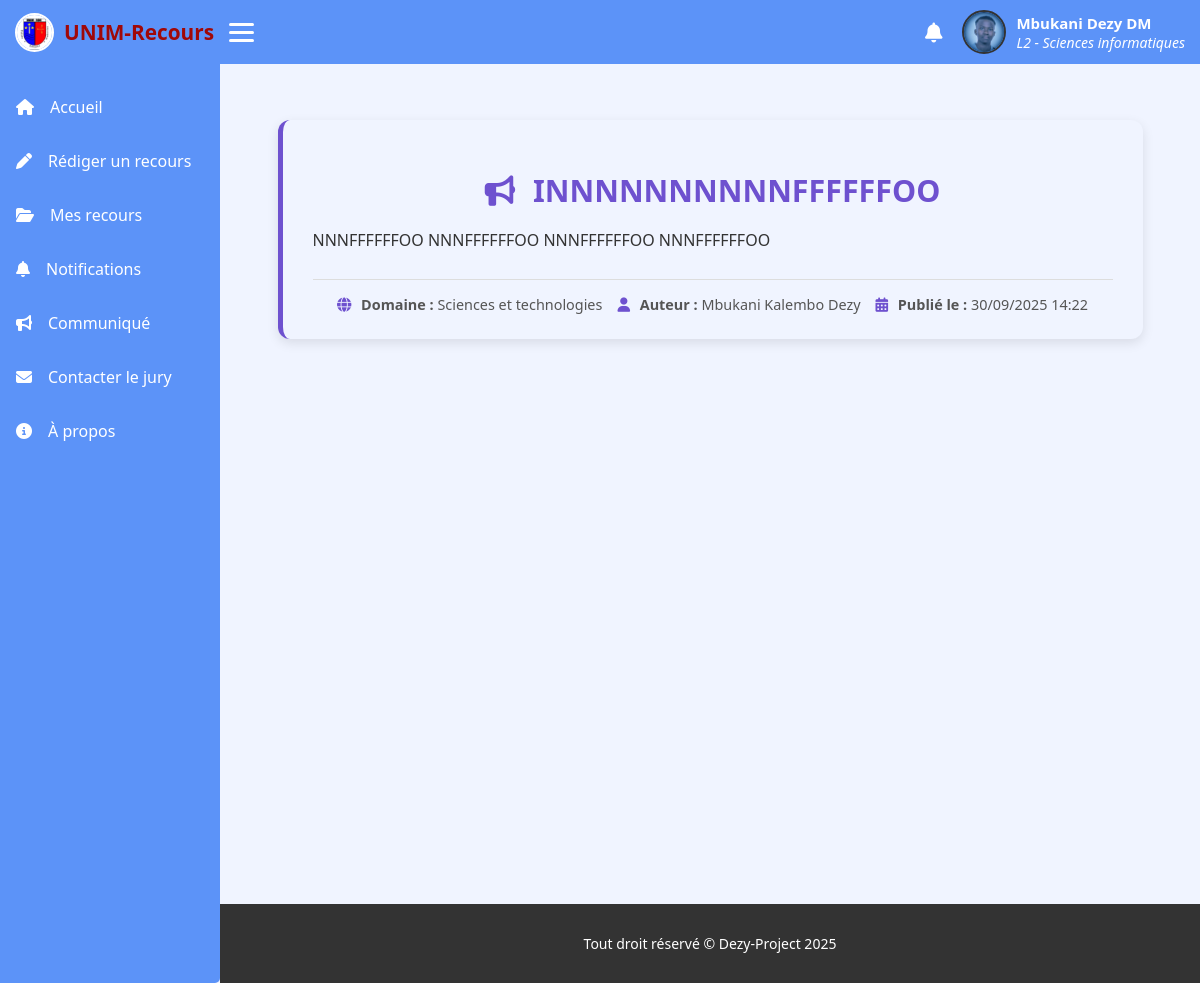
Screenshot of /structure/communiques/6/ (signed in) with the database file from the repository.
### accounts/models.py (models this page shows, shortened)
class User(AbstractUser):
    class Roles(models.TextChoices):
        ETUDIANT = 'ETU', 'Étudiant'
        JURY = 'JUR', 'Jury'
        STAFF = 'STA', 'Staff/Administration'
    role = models.CharField(
        max_length=3,
        choices=Roles.choices,
        default=Roles.ETUDIANT,
        help_text="Rôle fonctionnel de l'utilisateur"
    )
    autre_nom = models.CharField(
        max_length=150,
        help_text="Deuxième prénom ou deuxième nom selon la coutume"
    )
    def nom_complet(self):
        parts = [self.first_name, self.last_name,  self.autre_nom]
        return " ".join(p for p in parts if p)

### etudiants/models.py (models this page shows, shortened)
class EtudiantProfile(models.Model):
    user = models.OneToOneField(
        settings.AUTH_USER_MODEL,
        on_delete=models.CASCADE,
        related_name='etudiant_profile'
    )
    departement = models.ForeignKey(
        Departement,
        on_delete=models.PROTECT,
        related_name='etudiants'
    )
    promotion = models.CharField(max_length=2, choices=PROMO_CHOICES)
    photo_profil = models.ImageField(upload_to='photos_etudiants/', blank=True, null=True)

### structure/models.py (models this page shows, shortened)
class Departement(models.Model):
    domaine = models.ForeignKey(Domaine, on_delete=models.CASCADE, related_name='departements')
    nom = models.CharField(max_length=200, unique=True)  # ex: Informatique, Aménagement...

class Communique(models.Model):
    titre = models.CharField(max_length=255)
    contenu = models.TextField()
    auteur = models.ForeignKey(settings.AUTH_USER_MODEL, on_delete=models.CASCADE)
    domaine = models.ForeignKey("Domaine", on_delete=models.CASCADE, null=True, blank=True)
    est_global = models.BooleanField(default=False)
    date_publication = models.DateTimeField(auto_now_add=True)

class Domaine(models.Model):
    nom = models.CharField(max_length=200, unique=True)  # ex: Sciences et technologies

### structure/views.py (the view)
# urls.py: path('communiques/<int:pk>/', views.detail_communique, name='detail_communique'),
@login_required
def detail_communique(request, pk):
    communique = get_object_or_404(Communique, pk=pk)
    return render(request, "communiques/detail.html", {
        "communique": communique,
        "base_template": get_base_template(request.user),
    })

### structure/views.py (called while the page is built)
def get_base_template(user):
    if user.role == user.Roles.STAFF:
        return "accounts/staff_dashboard.html"
    elif user.role == user.Roles.JURY:
        return "jury/base.html"
    else:
        return "pages/base.html"

### templates/communiques/detail.html (shortened to what this page needs)
{% extends base_template %}
{% block content %}
<div class="communique-card">
    <h2><i class="fas fa-bullhorn"></i> {{ communique.titre }}</h2>
    <div class="communique-content">
        {{ communique.contenu|linebreaks }}
    </div>
    <div class="communique-meta">
        <span><i class="fas fa-globe"></i> <strong>Domaine :</strong> {% if communique.domaine %}{{ communique.domaine.nom }}{% else %} Tous {% endif %}</span>
        <span><i class="fas fa-user"></i> <strong>Auteur :</strong> {{ communique.auteur.nom_complet }}</span>
        <span><i class="fas fa-calendar-alt"></i> <strong>Publié le :</strong> {{ communique.date_publication|date:"d/m/Y H:i" }}</span>
    </div>
</div>
{% endblock %}

### templates/pages/base.html (shortened to what this page needs)
{% load static %}
<!DOCTYPE html>
<html lang="en">
<head>
    <link rel="stylesheet" href="https://cdnjs.cloudflare.com/ajax/libs/font-awesome/6.5.0/css/all.min.css">
</head>
<body>
    <header>
        <div class="left">
            <div class="logo">
                <img src="{% static 'logo.jpg' %}" alt="Logo">
                <a href="{% url 'dashboard_redirect' %}">UNIM-Recours</a>
            </div>
            <div class="burger" onclick="toggleMenu()">
                <span></span><span></span><span></span>
            </div>
        </div>
        <div class="right">
                <a href="{% url 'mes_notifications' %}" class="notif-link">
                    <i class="fas fa-bell"></i>
                </a>
            <div class="profil-menu">
                <a href="#" class="profil">
                    {% if user.etudiant_profile.photo_profil %}
                        <img src="{{ user.etudiant_profile.photo_profil.url }}" alt="Profil">
                    {% else %}
                        <img src="{% static 'icons/etu.webp' %}" alt="">
                    {% endif %}
                    <span>
                        <b>{{ user.nom_complet }}</b>
                        <i>{{ user.etudiant_profile.promotion }} - {{ user.etudiant_profile.departement.nom }}</i>
                    </span>
                </a>
            </div>
        </div>
    </header>
    <div id="side_bar">
        <div class="liens">
            <a href="{% url 'dashboard_redirect' %}"><i class="fas fa-home"></i><span class="text">Accueil</span></a>
            <a href="{% url 'creer_recours' %}"><i class="fas fa-pen"></i><span class="text">Rédiger un recours</span></a>
            <a href="{% url 'mes_recours' %}"><i class="fas fa-folder-open"></i><span class="text">Mes recours</span></a>
           <a href="{% url 'mes_notifications' %}" class="notif-link">
                <i class="fas fa-bell"></i><span class="text">Notifications</span>
           </a>
            <a href="{% url 'liste_communiques' %}"><i class="fas fa-bullhorn"></i><span class="text">Communiqué</span></a>
            <a href="#"><i class="fas fa-envelope"></i><span class="text">Contacter le jury</span></a>
            <a href="#"><i class="fas fa-info-circle"></i><span class="text">À propos</span></a>
        </div>
    </div>
    <div class="content">
        {% block content %}
        {% endblock %}
    </div>
    <footer>
        <p>Tout droit réservé © Dezy-Project 2025</p>
    </footer>
</body>
</html>

### templates/pages/base.html (style rules this page uses)
html { --var-secondary-color: #6e51cf; --var-text-color: #fff; --var-text-color-dark: #333; --var-bg-light: #f0f4ff; --var-bg-dark: #d3c9f3; --unim--1: rgb(160, 8, 8); --bg--vrai: rgb(92, 147, 248); }
body { background: var(--var-bg-light); color: var(--var-text-color-dark); font-family: 'Segoe UI', Tahoma, Geneva, Verdana, sans-serif; margin: 0; padding: 0; }
#side_bar { background-color: var(--bg--vrai); width: 220px; display: flex; flex-direction: column; position: fixed; top: 0; left: 0; bottom: 0; transition: width .3s ease; border-radius: 0 5px 5px 0; overflow-x: hidden; }
#side_bar .liens { margin-top: 80px; flex: 1; }
#side_bar .liens a { text-decoration: none; display: flex; align-items: center; gap: 1rem; color: var(--var-text-color); padding: 1rem; border-radius: 6px; transition: background .3s; font-size: 16px; }
header { display: flex; align-items: center; justify-content: space-between; background-color: var(--bg--vrai); padding: 10px 15px; position: fixed; top: 0; left: 0; right: 0; z-index: 1000; }
header .left { display: flex; align-items: center; gap: 15px; }
header .logo { display: flex; align-items: center; gap: 10px; }
header .logo img { width: 35px; height: 35px; border-radius: 50%; border: 2px solid var(--var-text-color); }
header .logo a { text-decoration: none; color: var(--unim--1); font-weight: bold; font-size: 1.3em; }
.burger { display: flex; flex-direction: column; cursor: pointer; gap: 5px; }
.burger span { width: 25px; height: 3px; background: var(--var-text-color); border-radius: 3px; }
header .right { display: flex; align-items: center; gap: 20px; }
.profil-menu { position: relative; }
.profil { display: flex; align-items: center; gap: 10px; cursor: pointer; color: var(--var-text-color); text-decoration: none; }
.profil img { width: 40px; height: 40px; border-radius: 50%; border: 2px solid var(--var-text-color-dark); }
.profil span { display: flex; flex-direction: column; font-size: 14px; }
.profil span b { font-size: 15px; }
.content { transition: margin-left .3s ease; margin-left: 220px; padding: 1rem; min-height: 100vh; margin-top: 4.5rem; }
footer { transition: margin-left .3s ease; margin-left: 220px; padding: 1rem; text-align: center; font-size: 14px; color: var(--var-text-color); background-color: var(--var-text-color-dark); }
.notif-link { position: relative; display: inline-block; color: var(--var-text-color); font-size: 20px; }

### templates/communiques/detail.html (style rules this page uses)
.communique-card { max-width: 800px; margin: 2rem auto; padding: 25px 30px; border-radius: 12px; background-color: var(--var-bg-light); box-shadow: 0 4px 12px rgba(0,0,0,0.1); border-left: 5px solid var(--var-secondary-color); font-family: 'Segoe UI', Tahoma, Geneva, Verdana, sans-serif; }
.communique-card h2 { font-size: 1.9rem; color: var(--var-secondary-color); margin-bottom: 1rem; text-align: center; }
.communique-card h2 i { margin-right: 10px; }
.communique-card .communique-content p { margin: 14px 0; line-height: 1.7; color: var(--var-text-color-dark); font-size: 1rem; }
.communique-card .communique-meta { margin-top: 25px; display: flex; flex-wrap: wrap; gap: 15px; font-size: 0.9rem; color: #555; justify-content: center; border-top: 1px solid #ddd; padding-top: 15px; }
.communique-card .communique-meta i { margin-right: 6px; color: var(--var-secondary-color); }

### rows the page displays
User: etudiant_profile.photo_profil (picture), nom_complet "Mbukani Dezy DM", etudiant_profile.promotion "L2", etudiant_profile.departement.nom "Sciences informatiques"
Communique: titre "INNNNNNNNNNFFFFFFOO", contenu "NNNFFFFFFOO NNNFFFFFFOO NNNFFFFFFOO NNNFFFFFFOO", domaine.nom "Sciences et technologies", auteur.nom_complet "Mbukani Kalembo Dezy", date_publication "30/09/2025 14:22"
